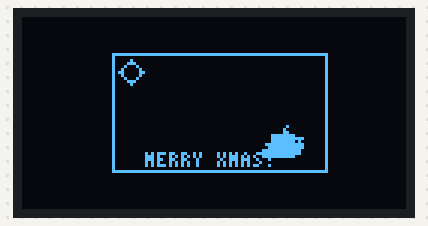
Recording of a program running on a simulated ESP32-C3. On the bench: 128×64 one-colour display. Random numbers use the default seed unless the program sets one; what the program prints to the serial monitor is not drawn.

Above: at 10.24 s.
At 11.3 s:
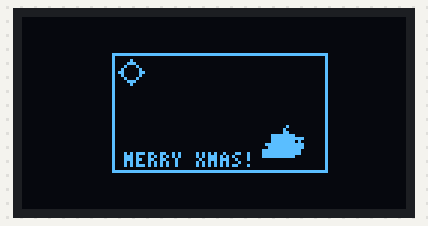
At 12.36 s:
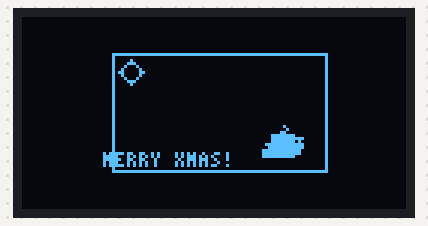
At 14.79 s:
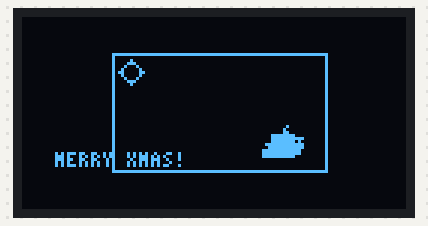
At 30.28 s:
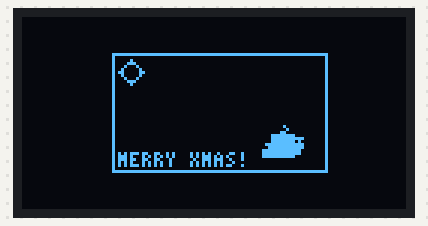
At 34.98 s:
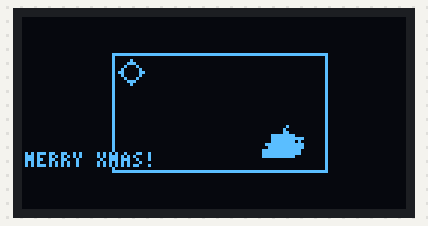

The program:

main.cpp
```cpp
#include <Arduino.h>
#include <U8g2lib.h>
#include <Wire.h>

// Configuration constants - match original exactly
const int width = 72;
const int height = 40;
const int xOffset = (132 - width) / 2;  // Original used 132, not 128!
const int yOffset = (64 - height) / 2;

const uint8_t I2C_SDA_PIN = 6;
const uint8_t I2C_SCL_PIN = 5;
const uint32_t I2C_FREQUENCY = 400000;
const uint32_t SERIAL_BAUD_RATE = 115200;

// Animation timing constants
const unsigned long SCENE_DURATION = 5000;
const unsigned long DAY_NIGHT_DURATION = 10000;
const unsigned long ANIMATION_FRAME_DELAY = 50;

// Particle system constants
const int NUM_SNOWFLAKES = 32;

// Feature flags
const bool ENABLE_SERIAL_DEBUG = true;
const bool ANIMATE_STAR = true;
const bool ENABLE_WEATHER_EFFECTS = true;
const bool ENABLE_DAY_NIGHT_CYCLE = true;

// Drawing constants
const int STAR_SIZE = 3;
const int FLAME_HEIGHT = 4;
const int SANTA_WIDTH = 12;
const int SANTA_HEIGHT = 6;

// String constants
const char* SCROLL_TEXT = "MERRY XMAS!";

// Display instance
U8G2_SSD1306_128X64_NONAME_F_HW_I2C u8g2(U8G2_R0, U8X8_PIN_NONE, I2C_SDA_PIN, I2C_SCL_PIN);

// Forward declarations
void drawMoon();
void drawStar();
void drawTree();
void drawSnowman();
void drawPresents();
void drawSanta();
void drawFireplace();
void drawScrollingText();
void drawSinglePresent(int x, int y, int w, int h);

// Enums
enum Weather { SNOW, RAIN, CLEAR };

// Snow particles structure (restored from original)
struct Snowflake {
    int x;
    int y;
    int speed;
} snowflakes[NUM_SNOWFLAKES];

// Animation state variables (match original exactly)
Weather currentWeather = SNOW;
bool isNightTime = true;
bool santaVisible = false;
int santaX = xOffset + width + SANTA_WIDTH;  // Match original initialization
uint8_t currentScene = 0;  // Use uint8_t like original, not enum

// Original animation timing variables (match exactly)
unsigned long starTimer = 0;
int starBrightness = 0;
bool starIncreasing = true;

unsigned long armTimer = 0;
int armPosition = 0;
bool armGoingUp = true;

int textX = xOffset + width;  // Match original initialization
unsigned long textTimer = 0;

unsigned long santaTimer = 0;
unsigned long flameTimer = 0;
uint8_t flamePattern = 0;

unsigned long weatherTimer = 0;
unsigned long dayNightTimer = 0;
unsigned long sceneTimer = 0;

// Performance monitoring
unsigned long frameStartTime = 0;
unsigned long frameCount = 0;
float averageFrameTime = 0;

// Debug functions
void debugPrint(const char* message) {
    if (ENABLE_SERIAL_DEBUG) {
        Serial.println(message);
    }
}

void printMemoryUsage() {
    if (!ENABLE_SERIAL_DEBUG) return;

    #ifdef ESP32
    Serial.printf("Free heap: %d bytes\n", ESP.getFreeHeap());
    #endif
}

// Initialize snowflakes (match original exactly)
void initSnowflakes() {
    for (int i = 0; i < NUM_SNOWFLAKES; i++) {
        snowflakes[i].x = random(xOffset, xOffset + width);
        snowflakes[i].y = random(yOffset, yOffset + height);
        snowflakes[i].speed = random(1, 3);
    }
}

// Update snow (match original exactly)
void updateSnow() {
    static uint8_t frame = 0;
    frame++;

    for (int i = 0; i < NUM_SNOWFLAKES; i++) {
        snowflakes[i].y += snowflakes[i].speed;

        // Add slight horizontal movement
        if ((frame + i) % 4 == 0) {
            snowflakes[i].x += (i % 2) ? 1 : -1;
        }

        // Reset snowflake if it goes below or outside the frame
        if (snowflakes[i].y > yOffset + height ||
            snowflakes[i].x < xOffset ||
            snowflakes[i].x > xOffset + width) {
            snowflakes[i].y = yOffset;
            snowflakes[i].x = random(xOffset + 2, xOffset + width - 2);
        }

        // Draw larger snowflakes (2x2 pixels) for some
        if (i % 4 == 0) {
            u8g2.drawPixel(snowflakes[i].x, snowflakes[i].y);
            u8g2.drawPixel(snowflakes[i].x + 1, snowflakes[i].y);
            u8g2.drawPixel(snowflakes[i].x, snowflakes[i].y + 1);
            u8g2.drawPixel(snowflakes[i].x + 1, snowflakes[i].y + 1);
        } else {
            u8g2.drawPixel(snowflakes[i].x, snowflakes[i].y);
        }
    }
}

// Weather system (match original exactly)
void updateWeather() {
    // Change weather every 10 seconds
    if (millis() - weatherTimer > 10000) {
        currentWeather = (Weather)((currentWeather + 1) % 3);
        weatherTimer = millis();
    }

    switch(currentWeather) {
        case SNOW:
            updateSnow();
            break;
        case RAIN:
            // Draw rain drops as vertical lines
            for (int i = 0; i < NUM_SNOWFLAKES; i++) {
                u8g2.drawVLine(snowflakes[i].x, snowflakes[i].y, 2);
                snowflakes[i].y += 2;
                if (snowflakes[i].y > yOffset + height) {
                    snowflakes[i].y = yOffset;
                    snowflakes[i].x = random(xOffset, xOffset + width);
                }
            }
            break;
        case CLEAR:
            // Draw stars
            for (int i = 0; i < 5; i++) {
                int x = xOffset + (width * i / 4);
                int y = yOffset + 5 + (i % 2) * 3;
                u8g2.drawPixel(x, y);
            }
            break;
    }
}

// Day/night cycle (match original exactly)
void updateDayNight() {
    if (millis() - dayNightTimer > DAY_NIGHT_DURATION) {
        isNightTime = !isNightTime;
        dayNightTimer = millis();
    }

    if (!isNightTime) {
        // Draw sun instead of moon
        int sunX = xOffset + 6;
        int sunY = yOffset + 6;
        u8g2.drawCircle(sunX, sunY, 3);
        // Draw rays
        for (int i = 0; i < 4; i++) {
            u8g2.drawPixel(sunX + 4*cos(i*PI/2), sunY + 4*sin(i*PI/2));
        }
    } else {
        drawMoon();
    }
}

// Drawing functions (match original exactly)
void drawStar() {
    int starX = xOffset + width/2;
    int starY = yOffset + 8;  // Position above tree

    if (ANIMATE_STAR) {
        // Update star brightness every 50ms
        if (millis() - starTimer > 50) {
            if (starIncreasing) {
                starBrightness++;
                if (starBrightness >= 3) starIncreasing = false;
            } else {
                starBrightness--;
                if (starBrightness <= 0) starIncreasing = true;
            }
            starTimer = millis();
        }
    }

    // Draw star with varying size based on brightness
    for (int i = 0; i <= starBrightness; i++) {
        u8g2.drawPixel(starX, starY - i);     // Top
        u8g2.drawPixel(starX, starY + i);     // Bottom
        u8g2.drawPixel(starX - i, starY);     // Left
        u8g2.drawPixel(starX + i, starY);     // Right
    }
}

void drawTree() {
    int treeX = xOffset + width/2;
    int treeY = yOffset + height - 5;

    // Draw tree triangles
    for (int i = 0; i < 3; i++) {
        int triangleSize = 12 - (i * 3);
        u8g2.drawTriangle(
            treeX, treeY - (i * 8) - triangleSize,
            treeX - triangleSize, treeY - (i * 8),
            treeX + triangleSize, treeY - (i * 8)
        );

        // Add decorations (baubles) to each level
        int level_y = treeY - (i * 8) - 2;
        int max_width = triangleSize - 2;
        u8g2.drawPixel(treeX - max_width/2, level_y);
        u8g2.drawPixel(treeX + max_width/2, level_y);
    }

    // Draw trunk
    u8g2.drawBox(treeX - 2, treeY, 4, 5);

    // Add twinkling decorations
    static uint8_t twinkleFrame = 0;
    if (millis() % 500 == 0) twinkleFrame++;

    for (int i = 0; i < 3; i++) {
        int y = treeY - (i * 8) - 4;
        // Add decorations that twinkle alternately
        if ((twinkleFrame + i) % 2 == 0) {
            u8g2.drawPixel(treeX, y);
        }
    }
}

void drawSnowman() {
    int snowmanX = xOffset + 12;  // Position on the left side
    int snowmanY = yOffset + height - 5;  // Near bottom

    // Bottom circle (larger)
    u8g2.drawDisc(snowmanX, snowmanY, 4);

    // Middle circle (smaller)
    u8g2.drawDisc(snowmanX, snowmanY - 6, 3);

    // Head (smallest)
    u8g2.drawDisc(snowmanX, snowmanY - 11, 2);

    // Eyes (make them empty to stand out against filled head)
    u8g2.setDrawColor(0);  // Set to black
    u8g2.drawPixel(snowmanX - 1, snowmanY - 12);
    u8g2.drawPixel(snowmanX + 1, snowmanY - 12);
    u8g2.setDrawColor(1);  // Reset to white

    // Animate arms every 200ms
    if (millis() - armTimer > 200) {
        if (armGoingUp) {
            armPosition++;
            if (armPosition >= 2) armGoingUp = false;
        } else {
            armPosition--;
            if (armPosition <= -1) armGoingUp = true;
        }
        armTimer = millis();
    }

    // Draw animated arms
    // Left arm
    u8g2.drawLine(snowmanX - 4, snowmanY - 6,
                  snowmanX - 6, snowmanY - 8 + armPosition);
    // Right arm
    u8g2.drawLine(snowmanX + 4, snowmanY - 6,
                  snowmanX + 6, snowmanY - 8 - armPosition);

    // Add a small carrot nose
    u8g2.drawPixel(snowmanX, snowmanY - 11);
    u8g2.drawPixel(snowmanX + 1, snowmanY - 11);

    // Add a simple scarf
    u8g2.drawLine(snowmanX - 2, snowmanY - 8,
                  snowmanX + 2, snowmanY - 8);
    u8g2.drawLine(snowmanX + 2, snowmanY - 8,
                  snowmanX + 2, snowmanY - 6);
}

void drawSinglePresent(int x, int y, int w, int h) {
    // Box
    u8g2.drawBox(x - w/2, y - h, w, h);

    // Ribbon
    u8g2.drawLine(x, y - h, x, y - h - 2);
    u8g2.drawLine(x - w/2 + 1, y - h/2, x + w/2 - 1, y - h/2);

    // Bow
    u8g2.drawPixel(x - 1, y - h - 2);
    u8g2.drawPixel(x + 1, y - h - 2);
}

void drawPresents() {
    // First present (existing one)
    int presentX = xOffset + width - 12;
    int presentY = yOffset + height - 6;
    drawSinglePresent(presentX, presentY, 6, 4);

    // Second present (smaller)
    presentX -= 8;
    presentY += 1;
    drawSinglePresent(presentX, presentY, 4, 3);

    // Third present (tiny)
    presentX += 10;
    presentY -= 3;
    drawSinglePresent(presentX, presentY, 3, 2);
}

void drawScrollingText() {
    u8g2.setFont(u8g2_font_4x6_tf);  // Use a tiny font

    // Update text position every 100ms
    if (millis() - textTimer > 100) {
        textX--;
        if (textX < xOffset - 50) textX = xOffset + width;  // Reset position
        textTimer = millis();
    }

    u8g2.drawStr(textX, yOffset + height - 2, SCROLL_TEXT);
    u8g2.setFont(u8g2_font_ncenB10_tr);  // Reset to default font
}

void drawMoon() {
    // Draw in top left corner
    int moonX = xOffset + 6;
    int moonY = yOffset + 6;

    // Full moon
    u8g2.drawDisc(moonX, moonY, 3);

    // Shadow to make crescent
    u8g2.setDrawColor(0);
    u8g2.drawDisc(moonX + 1, moonY, 2);
    u8g2.setDrawColor(1);
}

void drawSanta() {
    if (santaVisible == false) {
        santaVisible = true;
        santaX = xOffset - SANTA_WIDTH - 10;  // Start off-screen on the left
        santaTimer = millis();
    }

    if (santaVisible) {
        int santaY = yOffset + 15;
        santaX++;  // Move right instead of left

        // Draw sleigh first (now behind)
        int sleighX = santaX;  // Base position
        u8g2.drawLine(sleighX, santaY, sleighX + 8, santaY);     // Base
        u8g2.drawLine(sleighX, santaY, sleighX + 2, santaY - 2); // Front curve
        u8g2.drawLine(sleighX + 8, santaY, sleighX + 6, santaY - 2); // Back curve

        // Draw Santa in sleigh
        u8g2.drawBox(sleighX + 3, santaY - 5, 4, 5);    // Body
        u8g2.drawDisc(sleighX + 5, santaY - 6, 1);      // Head
        // Santa's hat
        u8g2.drawLine(sleighX + 4, santaY - 7, sleighX + 6, santaY - 7);
        u8g2.drawPixel(sleighX + 6, santaY - 8);

        // Draw reindeer in front
        int deerX = sleighX + 10;  // Position reindeer in front of sleigh
        int deerY = santaY - 2;

        // Draw harness connecting to sleigh
        u8g2.drawLine(sleighX + 8, santaY - 1, deerX, deerY);

        // Reindeer body
        u8g2.drawLine(deerX, deerY, deerX + 6, deerY);
        // Legs (animated)
        int legOffset = ((santaX / 2) % 2) ? 1 : 0;  // Alternate leg positions
        u8g2.drawLine(deerX + 1, deerY, deerX + 1, deerY + 2 + legOffset);
        u8g2.drawLine(deerX + 4, deerY, deerX + 4, deerY + 2 + !legOffset);

        // Reindeer head and antlers
        u8g2.drawLine(deerX + 6, deerY, deerX + 8, deerY - 2); // Neck
        u8g2.drawDisc(deerX + 8, deerY - 2, 1);  // Head
        u8g2.drawPixel(deerX + 9, deerY - 3);    // Nose (Rudolph!)
        // Antlers
        u8g2.drawLine(deerX + 8, deerY - 3, deerX + 7, deerY - 4);
        u8g2.drawLine(deerX + 8, deerY - 3, deerX + 9, deerY - 4);

        // Reset when completely off screen (right side)
        if (santaX > xOffset + width + 10) {
            santaVisible = false;
        }
    }
}

void drawFireplace() {
    int fireX = xOffset + width - 15;
    int fireY = yOffset + height - 5;

    // Draw chimney
    u8g2.drawBox(fireX - 4, fireY - 8, 8, 8);

    // Animate flames every 100ms
    if (millis() - flameTimer > 100) {
        flamePattern = random(0, 4);
        flameTimer = millis();
    }

    // Draw animated flames
    for (int i = 0; i < FLAME_HEIGHT; i++) {
        int flameWidth = max(1, 3 - i);
        int xOffsetLocal = (flamePattern + i) % 2;  // Renamed to avoid conflict
        u8g2.drawHLine(fireX - flameWidth/2 + xOffsetLocal, fireY - 8 - i, flameWidth);
    }
}

// Scene management (match original exactly)
void updateScene() {
    if (millis() - sceneTimer > SCENE_DURATION) {
        currentScene = (currentScene + 1) % 4; // Cycle through 4 scenes
        sceneTimer = millis();
    }

    switch(currentScene) {
        case 0: // Christmas scene
            drawTree();
            drawStar();
            drawSnowman();
            drawPresents();
            break;
        case 1: // Santa scene
            drawSanta();
            updateWeather();
            break;
        case 2: // Fireplace scene
            drawFireplace();
            drawPresents();
            break;
        case 3: // Weather scene
            updateWeather();
            drawMoon();
            break;
    }

    // Always show scrolling text
    drawScrollingText();
}

void startPerformanceMonitoring() {
    frameStartTime = micros();
}

void endPerformanceMonitoring() {
    if (frameStartTime == 0) return;

    unsigned long frameTime = micros() - frameStartTime;
    frameCount++;

    // Update average
    averageFrameTime = (averageFrameTime * (frameCount - 1) + frameTime) / frameCount;

    frameStartTime = 0;
}

void printPerformanceStats() {
    if (!ENABLE_SERIAL_DEBUG) return;

    Serial.printf("Performance Stats:\n");
    Serial.printf("  Average frame time: %.2f us (%.1f FPS)\n",
                 averageFrameTime, 1000000.0f / averageFrameTime);
    Serial.printf("  Total frames: %lu\n", frameCount);
}

void setup() {
    Serial.begin(115200);
    delay(1000);

    u8g2.begin();
    u8g2.setContrast(255);
    u8g2.setBusClock(400000);

    // Initialize random seed
    randomSeed(analogRead(0));
    initSnowflakes();

    Serial.println("Christmas Demo initialized");
    printMemoryUsage();
}

void loop() {
    startPerformanceMonitoring();

    u8g2.clearBuffer();

    // Draw frame (match original exactly)
    u8g2.drawFrame(xOffset, yOffset, width, height);

    updateDayNight();  // Keep day/night cycle
    updateScene();     // Draw current scene

    u8g2.sendBuffer();

    endPerformanceMonitoring();

    // Print performance stats every 10 seconds
    static unsigned long lastStatsTime = 0;
    if (ENABLE_SERIAL_DEBUG && millis() - lastStatsTime > 10000) {
        printPerformanceStats();
        lastStatsTime = millis();
    }

    delay(50);
} 
```
